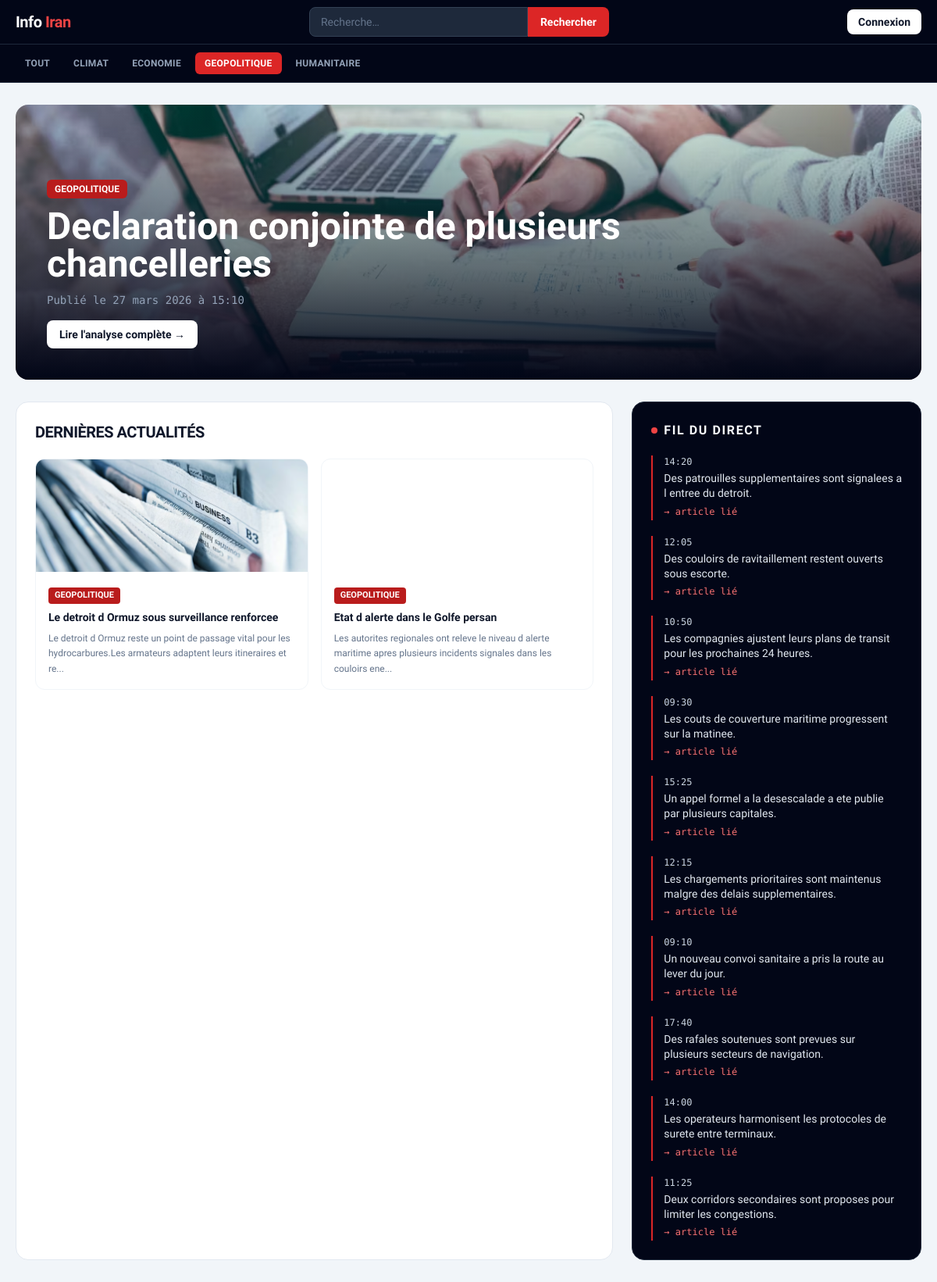
/index.php?cat_slug=1, run on the app's committed database.
### tables this page shows
CREATE TABLE categories (
    id  INT PRIMARY KEY AUTO_INCREMENT,
    nom VARCHAR(100) NOT NULL,
    description TEXT
);

CREATE TABLE articles (
    id               INT PRIMARY KEY AUTO_INCREMENT,
    titre            VARCHAR(255) NOT NULL,
    slug             VARCHAR(255) UNIQUE NOT NULL,  
    contenu          LONGTEXT NOT NULL,
    date_publication DATETIME DEFAULT CURRENT_TIMESTAMP,
    id_categorie     INT,
    FOREIGN KEY (id_categorie) REFERENCES categories(id) ON DELETE SET NULL
);

CREATE TABLE articles_images (
    id         INT PRIMARY KEY AUTO_INCREMENT,
    id_article INT,
    url_image  VARCHAR(255) NOT NULL,
    legende    VARCHAR(255),
    FOREIGN KEY (id_article) REFERENCES articles(id) ON DELETE CASCADE
);

CREATE TABLE evenements_chronologie (
    id                 INT PRIMARY KEY AUTO_INCREMENT,
    titre_evenement    VARCHAR(200),
    date_evenement     DATETIME NOT NULL,
    description_courte TEXT,
    id_article         INT,
    FOREIGN KEY (id_article) REFERENCES articles(id) ON DELETE SET NULL
);

### index.php (the view, shortened to what the rows shown need)
<?php
require_once __DIR__ . '/services/ArticleService.php';
$articleService = new ArticleService();
function categorySlugify(string $value): string
{
    $ascii = iconv('UTF-8', 'ASCII//TRANSLIT//IGNORE', $value);
    $normalized = strtolower($ascii !== false ? $ascii : $value);
    $slug = preg_replace('/[^a-z0-9]+/', '-', $normalized) ?? '';
    $slug = trim($slug, '-');
    return $slug !== '' ? $slug : 'categorie';
}
$categories = $articleService->getCategories();
$selectedCategoryId = null;
$selectedCategorySlug = trim((string)($_GET['cat_slug'] ?? ''));
$searchQuery = trim((string)($_GET['q'] ?? ''));
if ($selectedCategorySlug !== '') {
    if ($selectedCategoryId === null && ctype_digit($selectedCategorySlug)) {
        $selectedCategoryId = intval($selectedCategorySlug);
    }
}
$featuredArticle = $articleService->getFeaturedArticle($selectedCategoryId, $searchQuery);
$recentArticles  = $articleService->getRecentArticles(9, $featuredArticle ? 1 : 0, $selectedCategoryId, $searchQuery);
$liveEvents      = $articleService->getLiveEvents(10);
$categoryColors = [
    'Geopolitique' => 'bg-red-700',
    'Humanitaire'  => 'bg-emerald-700',
    'Economie'     => 'bg-amber-600',
    'Climat'       => 'bg-cyan-700',
];
function normalizeCategoryName(string $value): string
{
    $ascii = iconv('UTF-8', 'ASCII//TRANSLIT//IGNORE', $value);
    return $ascii !== false ? $ascii : $value;
}
function categoryBadgeClass(array $categoryColors, string $categoryName): string
{
    $normalized = normalizeCategoryName($categoryName);
    return $categoryColors[$normalized] ?? 'bg-slate-700';
}
function formatDateFr(string $dateInput): string
{
    $timestamp = strtotime($dateInput);
    $months = [
        1 => 'janvier', 2 => 'février', 3 => 'mars', 4 => 'avril',
        5 => 'mai', 6 => 'juin', 7 => 'juillet', 8 => 'août',
        9 => 'septembre', 10 => 'octobre', 11 => 'novembre', 12 => 'décembre',
    ];
    return date('d', $timestamp) . ' ' . ($months[intval(date('n', $timestamp))] ?? date('m', $timestamp))
        . ' ' . date('Y', $timestamp) . ' à ' . date('H:i', $timestamp);
}
function excerptFromHtml(string $html, int $length = 150): string
{
    $text = trim(preg_replace('/\s+/', ' ', strip_tags($html)) ?? '');
    if (function_exists('mb_strlen') && function_exists('mb_substr')) {
        return rtrim(mb_substr($text, 0, $length)) . '...';
    }
    return rtrim(substr($text, 0, $length)) . '...';
}
function resolveImageUrl(?string $url, string $fallback): string
{
    $candidate = trim((string)$url);
    return $candidate !== '' ? $candidate : $fallback;
}
?>
<!DOCTYPE html>
<html lang="fr">
<head>
</head>
<body class="bg-slate-100 text-slate-900">
    <header class="bg-slate-950 text-white sticky top-0 z-50 border-b border-slate-800">
        <nav class="border-t border-slate-800">
            <div class="max-w-7xl mx-auto px-5 py-2.5 flex flex-wrap gap-1.5">
                <a href="/"
                   class="text-xs font-semibold uppercase tracking-wide px-3 py-1.5 rounded-md transition-colors
                          <?= $selectedCategoryId === null ? 'bg-red-600 text-white' : 'text-slate-400 hover:text-white hover:bg-slate-800' ?>">
                    Tout
                </a>
                <?php foreach ($categories as $category):
                    $catId   = intval($category['id']);
                    $catSlug = categorySlugify((string)($category['nom'] ?? ''));
                ?>
                    <a href="/categorie/<?= urlencode($catSlug) ?>"
                       class="text-xs font-semibold uppercase tracking-wide px-3 py-1.5 rounded-md transition-colors
                              <?= $selectedCategoryId === $catId ? 'bg-red-600 text-white' : 'text-slate-400 hover:text-white hover:bg-slate-800' ?>">
                        <?= htmlspecialchars($category['nom']) ?>
                    </a>
                <?php endforeach; ?>
            </div>
        </nav>
    </header>
    <main class="max-w-7xl mx-auto px-5 py-7">
        <?php if ($featuredArticle): ?>
            <?php
            $featuredImage = resolveImageUrl($featuredArticle['image_url'] ?? null, '/assets/images/photo-1504711434969-e33886168f5c.jpeg');
            ?>
            <section class="relative overflow-hidden rounded-2xl mb-7 min-h-[22rem] flex items-end">
                <img
                    src="<?= htmlspecialchars($featuredImage) ?>"
                    alt="Image à la une"
                    width="1600"
                    height="900"
                    fetchpriority="high"
                    loading="eager"
                    decoding="async"
                    class="absolute inset-0 w-full h-full object-cover">
                <div class="absolute inset-0 bg-gradient-to-t from-slate-950 via-slate-900/50 to-transparent"></div>
                <div class="relative z-10 p-7 md:p-10 text-white w-full">
                    <span class="inline-block px-2.5 py-1 text-xs font-bold uppercase rounded-md mb-3 <?= categoryBadgeClass($categoryColors, $featuredArticle['categorie_nom'] ?? 'À la une') ?>">
                        <?= htmlspecialchars($featuredArticle['categorie_nom'] ?? 'À la une') ?>
                    </span>
                    <div class="text-3xl md:text-5xl font-black leading-tight mb-3 max-w-3xl">
                        <?= $featuredArticle['titre'] ?>
                    </div>
                    <p class="mono text-sm text-slate-400 mb-4">
                        Publié le <?= htmlspecialchars(formatDateFr($featuredArticle['date_publication'])) ?>
                    </p>
                    <a href="/article/<?= urlencode($featuredArticle['slug']) ?>.html"
                       class="inline-flex items-center gap-2 text-sm font-semibold bg-white text-slate-900 px-4 py-2 rounded-lg hover:bg-slate-100 transition-colors">
                        Lire l'analyse complète →
                    </a>
                </div>
            </section>
        <?php endif; ?>
        <div class="grid grid-cols-1 lg:grid-cols-3 gap-6">
            <section class="lg:col-span-2 bg-white border border-slate-200 rounded-2xl p-6">
                <h2 class="text-xl font-black uppercase tracking-tight mb-5">Dernières actualités</h2>
                <?php if (empty($recentArticles)): ?>
                    <p class="text-slate-500 text-sm">Aucun article disponible pour le filtre actuel.</p>
                <?php else: ?>
                    <div class="grid sm:grid-cols-2 xl:grid-cols-3 gap-4">
                        <?php foreach ($recentArticles as $article): ?>
                            <?php
                            $cardImage = resolveImageUrl($article['image_url'] ?? null, '/assets/images/photo-1504711434969-e33886168f5c.jpeg');
                            ?>
                            <article class="border border-slate-100 rounded-xl overflow-hidden bg-white hover:shadow-md transition-shadow group">
                                <img
                                    src="<?= htmlspecialchars($cardImage) ?>"
                                    alt="Miniature article"
                                    width="900"
                                    height="600"
                                    loading="lazy"
                                    decoding="async"
                                    class="w-full h-36 object-cover group-hover:scale-[1.02] transition-transform duration-300">
                                <div class="p-4">
                                    <span class="inline-block text-[11px] uppercase font-bold px-2 py-0.5 rounded text-white mb-2 <?= categoryBadgeClass($categoryColors, $article['categorie_nom'] ?? 'Actualité') ?>">
                                        <?= htmlspecialchars($article['categorie_nom'] ?? 'Actualité') ?>
                                    </span>
                                    <a href="/article/<?= urlencode($article['slug']) ?>.html"
                                       class="block text-sm font-bold leading-snug hover:text-red-600 transition-colors mb-2">
                                        <?= strip_tags($article['titre']) ?>
                                    </a>
                                    <p class="text-xs text-slate-500 leading-relaxed">
                                        <?= htmlspecialchars(excerptFromHtml($article['contenu'], 120)) ?>
                                    </p>
                                </div>
                            </article>
                        <?php endforeach; ?>
                    </div>
                <?php endif; ?>
            </section>
            <aside class="bg-slate-950 text-slate-50 rounded-2xl p-6 border border-slate-800">
                <h2 class="text-base font-black uppercase tracking-widest mb-5 flex items-center gap-2">
                    <span class="inline-block w-2 h-2 rounded-full bg-red-500 animate-pulse"></span>
                    Fil du direct
                </h2>
                <?php if (empty($liveEvents)): ?>
                    <p class="text-sm text-slate-300">Aucun événement pour le moment.</p>
                <?php else: ?>
                    <div class="space-y-5">
                        <?php foreach ($liveEvents as $event): ?>
                            <article class="border-l-2 border-red-600 pl-3.5">
                                <p class="mono text-xs text-slate-300 mb-1">
                                    <?= htmlspecialchars(date('H:i', strtotime($event['date_evenement']))) ?>
                                </p>
                                <div class="text-sm leading-snug text-slate-200">
                                    <?= $event['description_courte'] ?>
                                </div>
                                <?php if (!empty($event['article_slug'])): ?>
                                    <a href="/article/<?= urlencode($event['article_slug']) ?>.html"
                                       class="mono text-xs text-red-400 hover:text-red-300 transition-colors mt-1 inline-block">
                                        → article lié
                                    </a>
                                <?php endif; ?>
                            </article>
                        <?php endforeach; ?>
                    </div>
                <?php endif; ?>
            </aside>
        </div>
    </main>
</body>
</html>

### data on the page
categories: nom "CLIMAT"
categories: nom "ECONOMIE"
categories: nom "GEOPOLITIQUE"
categories: nom "HUMANITAIRE"
articles: articles_images.url_image (picture), id_categorie.nom "GEOPOLITIQUE", titre "Declaration conjointe de plusieurs chancelleries", date_publication "27 mars 2026 à 15:10"
articles: articles_images.url_image (picture), id_categorie.nom "GEOPOLITIQUE", titre "Le detroit d Ormuz sous surveillance renforcee", contenu "Le detroit d Ormuz reste un point de passage vital pour les hydrocarbures.Les armateurs adaptent leurs itineraires et re..."
articles: articles_images.url_image (picture), id_categorie.nom "GEOPOLITIQUE", titre "Etat d alerte dans le Golfe persan", contenu "Les autorites regionales ont releve le niveau d alerte maritime apres plusieurs incidents signales dans les couloirs ene..."
evenements_chronologie: date_evenement "14:20", description_courte "Des patrouilles supplementaires sont signalees a l entree du detroit."
evenements_chronologie: date_evenement "12:05", description_courte "Des couloirs de ravitaillement restent ouverts sous escorte."
evenements_chronologie: date_evenement "10:50", description_courte "Les compagnies ajustent leurs plans de transit pour les prochaines 24 heures."
evenements_chronologie: date_evenement "09:30", description_courte "Les couts de couverture maritime progressent sur la matinee."
evenements_chronologie: date_evenement "15:25", description_courte "Un appel formel a la desescalade a ete publie par plusieurs capitales."
evenements_chronologie: date_evenement "12:15", description_courte "Les chargements prioritaires sont maintenus malgre des delais supplementaires."
evenements_chronologie: date_evenement "09:10", description_courte "Un nouveau convoi sanitaire a pris la route au lever du jour."
evenements_chronologie: date_evenement "17:40", description_courte "Des rafales soutenues sont prevues sur plusieurs secteurs de navigation."
evenements_chronologie: date_evenement "14:00", description_courte "Les operateurs harmonisent les protocoles de surete entre terminaux."
evenements_chronologie: date_evenement "11:25", description_courte "Deux corridors secondaires sont proposes pour limiter les congestions."
